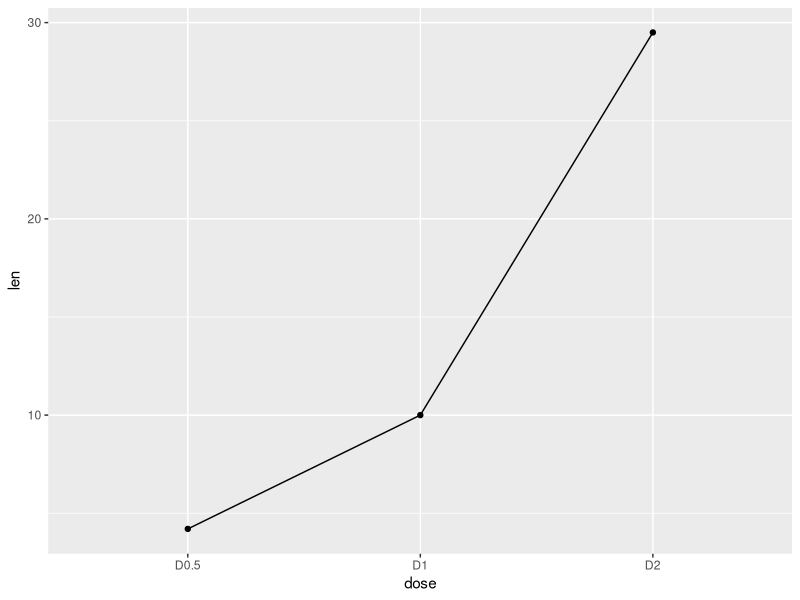
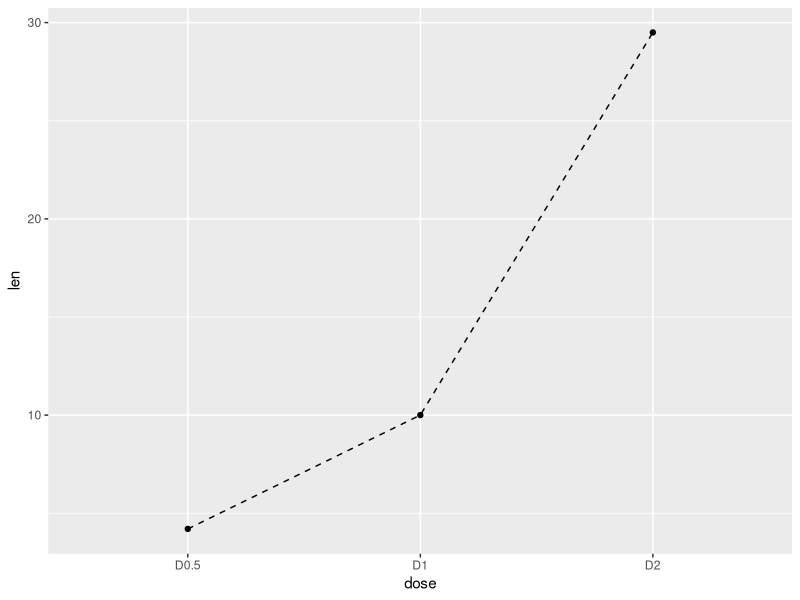
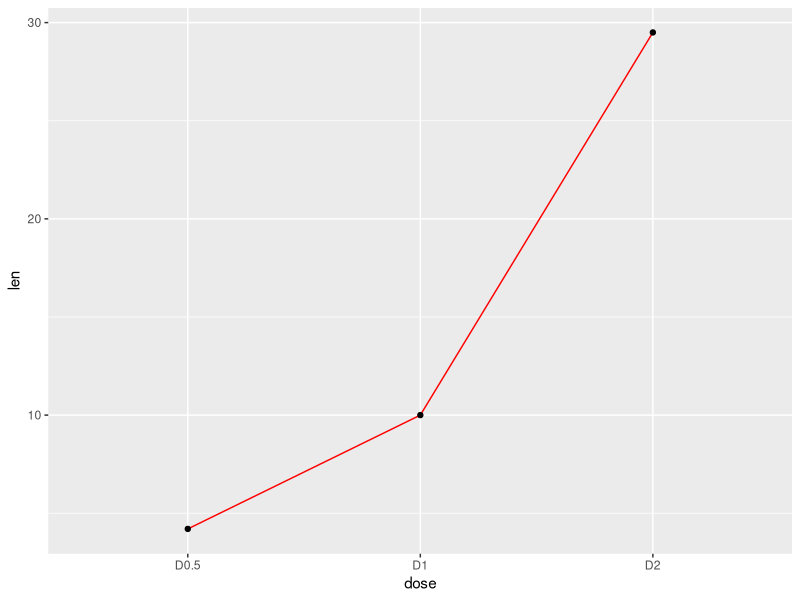

The R source for these figures, in order:
library(ggplot2)    
data_frame<- data.frame(dose=c("D0.5", "D1", "D2"),  
                        len=c(4.2, 10, 29.5))  
head(data_frame)  

  
print(ggplot(data=data_frame, aes(x=dose, y=len, group=1)) +geom_line()+geom_point() )

print(ggplot(data=data_frame, aes(x=dose, y=len, group=1)) +geom_line(linetype = "dashed")+geom_point()  )
print(ggplot(data=data_frame, aes(x=dose, y=len, group=1)) +geom_line(color="red")+geom_point()  )
